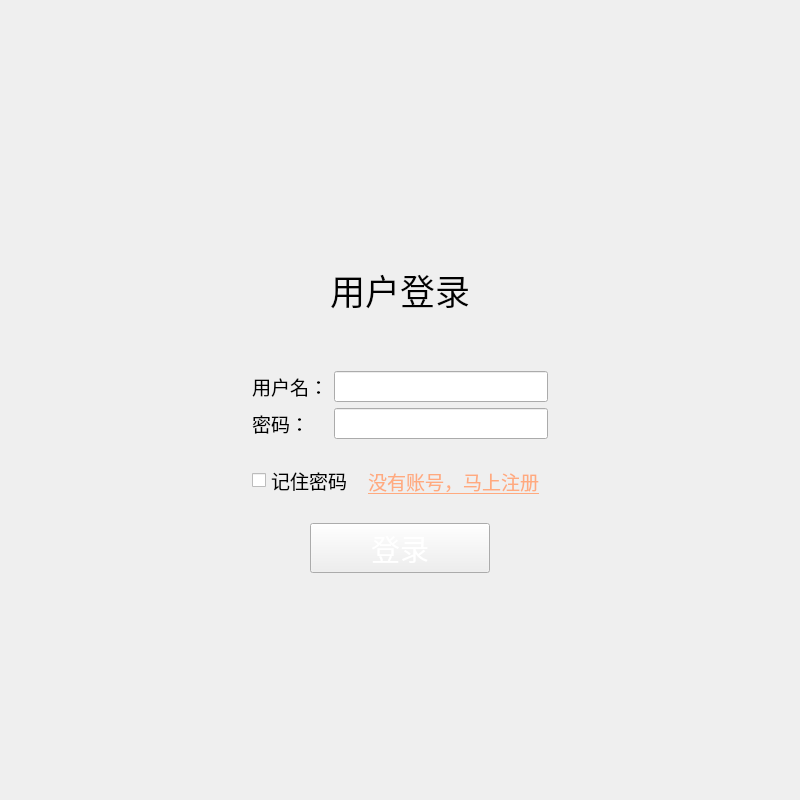
<?xml version="1.0" encoding="UTF-8"?>
<ui version="4.0">
 <class>Login</class>
 <widget class="QDialog" name="Login">
  <property name="geometry">
   <rect>
    <x>0</x>
    <y>0</y>
    <width>800</width>
    <height>800</height>
   </rect>
  </property>
  <property name="minimumSize">
   <size>
    <width>800</width>
    <height>800</height>
   </size>
  </property>
  <property name="windowTitle">
   <string>Dialog</string>
  </property>
  <layout class="QVBoxLayout" name="verticalLayout">
   <item>
    <widget class="TitleWidget" name="titleWidget" native="true"/>
   </item>
   <item>
    <widget class="QStackedWidget" name="stackedWidget">
     <property name="font">
      <font>
       <pointsize>14</pointsize>
      </font>
     </property>
     <property name="currentIndex">
      <number>0</number>
     </property>
     <widget class="QWidget" name="loginPage">
      <layout class="QVBoxLayout" name="verticalLayout_3">
       <item>
        <spacer name="verticalSpacer">
         <property name="orientation">
          <enum>Qt::Vertical</enum>
         </property>
         <property name="sizeHint" stdset="0">
          <size>
           <width>20</width>
           <height>40</height>
          </size>
         </property>
        </spacer>
       </item>
       <item>
        <widget class="QWidget" name="horizontalWidget" native="true">
         <layout class="QHBoxLayout" name="horizontalLayout_3">
          <item>
           <spacer name="horizontalSpacer_3">
            <property name="orientation">
             <enum>Qt::Horizontal</enum>
            </property>
            <property name="sizeHint" stdset="0">
             <size>
              <width>40</width>
              <height>20</height>
             </size>
            </property>
           </spacer>
          </item>
          <item>
           <widget class="QWidget" name="verticalWidget" native="true">
            <layout class="QVBoxLayout" name="verticalLayout_2">
             <item>
              <spacer name="verticalSpacer_4">
               <property name="orientation">
                <enum>Qt::Vertical</enum>
               </property>
               <property name="sizeHint" stdset="0">
                <size>
                 <width>20</width>
                 <height>40</height>
                </size>
               </property>
              </spacer>
             </item>
             <item>
              <widget class="QLabel" name="label">
               <property name="font">
                <font>
                 <family>楷体</family>
                 <pointsize>26</pointsize>
                </font>
               </property>
               <property name="text">
                <string>用户登录</string>
               </property>
               <property name="alignment">
                <set>Qt::AlignCenter</set>
               </property>
              </widget>
             </item>
             <item>
              <spacer name="verticalSpacer_3">
               <property name="orientation">
                <enum>Qt::Vertical</enum>
               </property>
               <property name="sizeHint" stdset="0">
                <size>
                 <width>20</width>
                 <height>40</height>
                </size>
               </property>
              </spacer>
             </item>
             <item>
              <widget class="QWidget" name="userMsgWidget" native="true">
               <layout class="QGridLayout" name="gridLayout">
                <item row="0" column="0">
                 <widget class="QLabel" name="label_2">
                  <property name="font">
                   <font>
                    <family>楷体</family>
                    <pointsize>14</pointsize>
                   </font>
                  </property>
                  <property name="text">
                   <string>用户名：</string>
                  </property>
                 </widget>
                </item>
                <item row="1" column="1">
                 <widget class="QLineEdit" name="pwdLogin">
                  <property name="echoMode">
                   <enum>QLineEdit::Password</enum>
                  </property>
                 </widget>
                </item>
                <item row="0" column="1">
                 <widget class="QLineEdit" name="userLogin"/>
                </item>
                <item row="1" column="0">
                 <widget class="QLabel" name="label_3">
                  <property name="font">
                   <font>
                    <family>楷体</family>
                    <pointsize>14</pointsize>
                   </font>
                  </property>
                  <property name="text">
                   <string>密码：</string>
                  </property>
                 </widget>
                </item>
               </layout>
              </widget>
             </item>
             <item>
              <widget class="QWidget" name="utilWidget" native="true">
               <layout class="QHBoxLayout" name="horizontalLayout">
                <item>
                 <widget class="QCheckBox" name="pwdCheckBoxLogin">
                  <property name="font">
                   <font>
                    <family>楷体</family>
                    <pointsize>14</pointsize>
                   </font>
                  </property>
                  <property name="text">
                   <string>记住密码</string>
                  </property>
                 </widget>
                </item>
                <item>
                 <widget class="QToolButton" name="toLogupBtn">
                  <property name="font">
                   <font>
                    <family>楷体</family>
                    <pointsize>14</pointsize>
                    <underline>true</underline>
                   </font>
                  </property>
                  <property name="styleSheet">
                   <string notr="true">color: rgb(255, 170, 127);</string>
                  </property>
                  <property name="text">
                   <string>没有账号，马上注册</string>
                  </property>
                  <property name="autoRaise">
                   <bool>true</bool>
                  </property>
                 </widget>
                </item>
               </layout>
              </widget>
             </item>
             <item>
              <widget class="QWidget" name="logBtnWidget" native="true">
               <layout class="QHBoxLayout" name="horizontalLayout_2">
                <item>
                 <spacer name="horizontalSpacer">
                  <property name="orientation">
                   <enum>Qt::Horizontal</enum>
                  </property>
                  <property name="sizeHint" stdset="0">
                   <size>
                    <width>40</width>
                    <height>20</height>
                   </size>
                  </property>
                 </spacer>
                </item>
                <item>
                 <widget class="QToolButton" name="loginBtn">
                  <property name="minimumSize">
                   <size>
                    <width>180</width>
                    <height>50</height>
                   </size>
                  </property>
                  <property name="font">
                   <font>
                    <family>楷体</family>
                    <pointsize>22</pointsize>
                   </font>
                  </property>
                  <property name="styleSheet">
                   <string notr="true">border-image: url(:/resc/images/balckButton.png);
color: rgb(255, 255, 255);</string>
                  </property>
                  <property name="text">
                   <string>登录</string>
                  </property>
                 </widget>
                </item>
                <item>
                 <spacer name="horizontalSpacer_2">
                  <property name="orientation">
                   <enum>Qt::Horizontal</enum>
                  </property>
                  <property name="sizeHint" stdset="0">
                   <size>
                    <width>40</width>
                    <height>20</height>
                   </size>
                  </property>
                 </spacer>
                </item>
               </layout>
              </widget>
             </item>
            </layout>
           </widget>
          </item>
          <item>
           <spacer name="horizontalSpacer_4">
            <property name="font">
             <font>
              <pointsize>14</pointsize>
             </font>
            </property>
            <property name="orientation">
             <enum>Qt::Horizontal</enum>
            </property>
            <property name="sizeHint" stdset="0">
             <size>
              <width>40</width>
              <height>20</height>
             </size>
            </property>
           </spacer>
          </item>
         </layout>
        </widget>
       </item>
       <item>
        <spacer name="verticalSpacer_2">
         <property name="orientation">
          <enum>Qt::Vertical</enum>
         </property>
         <property name="sizeHint" stdset="0">
          <size>
           <width>20</width>
           <height>40</height>
          </size>
         </property>
        </spacer>
       </item>
      </layout>
     </widget>
     <widget class="QWidget" name="logupPage">
      <layout class="QVBoxLayout" name="verticalLayout_5">
       <item>
        <spacer name="verticalSpacer_7">
         <property name="orientation">
          <enum>Qt::Vertical</enum>
         </property>
         <property name="sizeHint" stdset="0">
          <size>
           <width>20</width>
           <height>105</height>
          </size>
         </property>
        </spacer>
       </item>
       <item>
        <widget class="QWidget" name="horizontalWidget_2" native="true">
         <layout class="QHBoxLayout" name="horizontalLayout_5">
          <item>
           <spacer name="horizontalSpacer_7">
            <property name="orientation">
             <enum>Qt::Horizontal</enum>
            </property>
            <property name="sizeHint" stdset="0">
             <size>
              <width>40</width>
              <height>20</height>
             </size>
            </property>
           </spacer>
          </item>
          <item>
           <widget class="QWidget" name="verticalWidget_2" native="true">
            <layout class="QVBoxLayout" name="verticalLayout_4">
             <item>
              <spacer name="verticalSpacer_6">
               <property name="orientation">
                <enum>Qt::Vertical</enum>
               </property>
               <property name="sizeHint" stdset="0">
                <size>
                 <width>20</width>
                 <height>40</height>
                </size>
               </property>
              </spacer>
             </item>
             <item>
              <widget class="QLabel" name="label_4">
               <property name="font">
                <font>
                 <family>楷体</family>
                 <pointsize>26</pointsize>
                </font>
               </property>
               <property name="text">
                <string>用户注册</string>
               </property>
               <property name="alignment">
                <set>Qt::AlignCenter</set>
               </property>
              </widget>
             </item>
             <item>
              <spacer name="verticalSpacer_5">
               <property name="orientation">
                <enum>Qt::Vertical</enum>
               </property>
               <property name="sizeHint" stdset="0">
                <size>
                 <width>20</width>
                 <height>40</height>
                </size>
               </property>
              </spacer>
             </item>
             <item>
              <widget class="QWidget" name="logupMsgWidget" native="true">
               <layout class="QGridLayout" name="gridLayout_2">
                <item row="0" column="0">
                 <widget class="QLabel" name="label_5">
                  <property name="font">
                   <font>
                    <family>楷体</family>
                    <pointsize>14</pointsize>
                   </font>
                  </property>
                  <property name="text">
                   <string>用户名：</string>
                  </property>
                 </widget>
                </item>
                <item row="0" column="1">
                 <widget class="QLineEdit" name="userLogup"/>
                </item>
                <item row="1" column="0">
                 <widget class="QLabel" name="label_6">
                  <property name="font">
                   <font>
                    <family>楷体</family>
                    <pointsize>14</pointsize>
                   </font>
                  </property>
                  <property name="text">
                   <string>昵称：</string>
                  </property>
                 </widget>
                </item>
                <item row="1" column="1">
                 <widget class="QLineEdit" name="nicknameLogup"/>
                </item>
                <item row="2" column="0">
                 <widget class="QLabel" name="label_7">
                  <property name="font">
                   <font>
                    <family>楷体</family>
                    <pointsize>14</pointsize>
                   </font>
                  </property>
                  <property name="text">
                   <string>密码：</string>
                  </property>
                 </widget>
                </item>
                <item row="2" column="1">
                 <widget class="QLineEdit" name="pwdLogup">
                  <property name="echoMode">
                   <enum>QLineEdit::Password</enum>
                  </property>
                 </widget>
                </item>
                <item row="3" column="0">
                 <widget class="QLabel" name="label_8">
                  <property name="font">
                   <font>
                    <family>楷体</family>
                    <pointsize>14</pointsize>
                   </font>
                  </property>
                  <property name="text">
                   <string>确认密码：</string>
                  </property>
                 </widget>
                </item>
                <item row="3" column="1">
                 <widget class="QLineEdit" name="confirmPwdLogup">
                  <property name="echoMode">
                   <enum>QLineEdit::Password</enum>
                  </property>
                 </widget>
                </item>
                <item row="4" column="0">
                 <widget class="QLabel" name="label_9">
                  <property name="font">
                   <font>
                    <family>楷体</family>
                    <pointsize>14</pointsize>
                   </font>
                  </property>
                  <property name="text">
                   <string>邮箱：</string>
                  </property>
                 </widget>
                </item>
                <item row="4" column="1">
                 <widget class="QLineEdit" name="emailLogup"/>
                </item>
               </layout>
              </widget>
             </item>
             <item>
              <widget class="QWidget" name="utilWidget_2" native="true">
               <layout class="QHBoxLayout" name="horizontalLayout_4">
                <item>
                 <spacer name="horizontalSpacer_5">
                  <property name="orientation">
                   <enum>Qt::Horizontal</enum>
                  </property>
                  <property name="sizeHint" stdset="0">
                   <size>
                    <width>40</width>
                    <height>20</height>
                   </size>
                  </property>
                 </spacer>
                </item>
                <item>
                 <widget class="QToolButton" name="logupBtn">
                  <property name="minimumSize">
                   <size>
                    <width>200</width>
                    <height>50</height>
                   </size>
                  </property>
                  <property name="font">
                   <font>
                    <family>楷体</family>
                    <pointsize>22</pointsize>
                   </font>
                  </property>
                  <property name="styleSheet">
                   <string notr="true">border-image: url(:/resc/images/balckButton.png);
color: rgb(255, 255, 255);</string>
                  </property>
                  <property name="text">
                   <string>注册</string>
                  </property>
                 </widget>
                </item>
                <item>
                 <spacer name="horizontalSpacer_6">
                  <property name="orientation">
                   <enum>Qt::Horizontal</enum>
                  </property>
                  <property name="sizeHint" stdset="0">
                   <size>
                    <width>40</width>
                    <height>20</height>
                   </size>
                  </property>
                 </spacer>
                </item>
               </layout>
              </widget>
             </item>
            </layout>
           </widget>
          </item>
          <item>
           <spacer name="horizontalSpacer_8">
            <property name="orientation">
             <enum>Qt::Horizontal</enum>
            </property>
            <property name="sizeHint" stdset="0">
             <size>
              <width>40</width>
              <height>20</height>
             </size>
            </property>
           </spacer>
          </item>
         </layout>
        </widget>
       </item>
       <item>
        <spacer name="verticalSpacer_8">
         <property name="orientation">
          <enum>Qt::Vertical</enum>
         </property>
         <property name="sizeHint" stdset="0">
          <size>
           <width>20</width>
           <height>105</height>
          </size>
         </property>
        </spacer>
       </item>
      </layout>
     </widget>
     <widget class="QWidget" name="configPage">
      <layout class="QHBoxLayout" name="horizontalLayout_7">
       <item>
        <spacer name="horizontalSpacer_11">
         <property name="orientation">
          <enum>Qt::Horizontal</enum>
         </property>
         <property name="sizeHint" stdset="0">
          <size>
           <width>122</width>
           <height>20</height>
          </size>
         </property>
        </spacer>
       </item>
       <item>
        <widget class="QWidget" name="widget" native="true">
         <layout class="QVBoxLayout" name="verticalLayout_6">
          <item>
           <spacer name="verticalSpacer_10">
            <property name="orientation">
             <enum>Qt::Vertical</enum>
            </property>
            <property name="sizeHint" stdset="0">
             <size>
              <width>20</width>
              <height>40</height>
             </size>
            </property>
           </spacer>
          </item>
          <item>
           <widget class="QLabel" name="label_10">
            <property name="font">
             <font>
              <family>楷体</family>
              <pointsize>26</pointsize>
             </font>
            </property>
            <property name="text">
             <string>服务器配置</string>
            </property>
            <property name="alignment">
             <set>Qt::AlignCenter</set>
            </property>
           </widget>
          </item>
          <item>
           <spacer name="verticalSpacer_11">
            <property name="orientation">
             <enum>Qt::Vertical</enum>
            </property>
            <property name="sizeHint" stdset="0">
             <size>
              <width>20</width>
              <height>40</height>
             </size>
            </property>
           </spacer>
          </item>
          <item>
           <widget class="QWidget" name="widget_2" native="true">
            <layout class="QGridLayout" name="gridLayout_3">
             <item row="0" column="0">
              <widget class="QLabel" name="label_11">
               <property name="font">
                <font>
                 <family>楷体</family>
                 <pointsize>18</pointsize>
                </font>
               </property>
               <property name="text">
                <string>服务器地址：</string>
               </property>
              </widget>
             </item>
             <item row="0" column="1">
              <widget class="QLineEdit" name="serverIp"/>
             </item>
             <item row="2" column="1">
              <widget class="QLineEdit" name="serverPort"/>
             </item>
             <item row="2" column="0">
              <widget class="QLabel" name="label_12">
               <property name="font">
                <font>
                 <family>楷体</family>
                 <pointsize>18</pointsize>
                </font>
               </property>
               <property name="text">
                <string>服务器端口：</string>
               </property>
              </widget>
             </item>
             <item row="1" column="0">
              <spacer name="spacer">
               <property name="orientation">
                <enum>Qt::Vertical</enum>
               </property>
               <property name="sizeType">
                <enum>QSizePolicy::Fixed</enum>
               </property>
               <property name="sizeHint" stdset="0">
                <size>
                 <width>20</width>
                 <height>20</height>
                </size>
               </property>
              </spacer>
             </item>
            </layout>
           </widget>
          </item>
          <item>
           <spacer name="verticalSpacer_12">
            <property name="orientation">
             <enum>Qt::Vertical</enum>
            </property>
            <property name="sizeType">
             <enum>QSizePolicy::Expanding</enum>
            </property>
            <property name="sizeHint" stdset="0">
             <size>
              <width>20</width>
              <height>30</height>
             </size>
            </property>
           </spacer>
          </item>
          <item>
           <widget class="QWidget" name="widget_3" native="true">
            <layout class="QHBoxLayout" name="horizontalLayout_6">
             <item>
              <spacer name="horizontalSpacer_9">
               <property name="orientation">
                <enum>Qt::Horizontal</enum>
               </property>
               <property name="sizeHint" stdset="0">
                <size>
                 <width>40</width>
                 <height>20</height>
                </size>
               </property>
              </spacer>
             </item>
             <item>
              <widget class="QToolButton" name="configBtn">
               <property name="minimumSize">
                <size>
                 <width>200</width>
                 <height>50</height>
                </size>
               </property>
               <property name="font">
                <font>
                 <family>楷体</family>
                 <pointsize>22</pointsize>
                </font>
               </property>
               <property name="styleSheet">
                <string notr="true">border-image: url(:/resc/images/balckButton.png);
color: rgb(255, 255, 255);</string>
               </property>
               <property name="text">
                <string>确定</string>
               </property>
              </widget>
             </item>
             <item>
              <spacer name="horizontalSpacer_10">
               <property name="orientation">
                <enum>Qt::Horizontal</enum>
               </property>
               <property name="sizeHint" stdset="0">
                <size>
                 <width>40</width>
                 <height>20</height>
                </size>
               </property>
              </spacer>
             </item>
            </layout>
           </widget>
          </item>
          <item>
           <spacer name="verticalSpacer_13">
            <property name="orientation">
             <enum>Qt::Vertical</enum>
            </property>
            <property name="sizeHint" stdset="0">
             <size>
              <width>20</width>
              <height>40</height>
             </size>
            </property>
           </spacer>
          </item>
         </layout>
        </widget>
       </item>
       <item>
        <spacer name="horizontalSpacer_12">
         <property name="orientation">
          <enum>Qt::Horizontal</enum>
         </property>
         <property name="sizeHint" stdset="0">
          <size>
           <width>122</width>
           <height>20</height>
          </size>
         </property>
        </spacer>
       </item>
      </layout>
     </widget>
    </widget>
   </item>
  </layout>
 </widget>
 <customwidgets>
  <customwidget>
   <class>TitleWidget</class>
   <extends>QWidget</extends>
   <header location="global">toolswt/titlewidget.h</header>
   <container>1</container>
  </customwidget>
 </customwidgets>
 <tabstops>
  <tabstop>userLogin</tabstop>
  <tabstop>pwdLogin</tabstop>
  <tabstop>loginBtn</tabstop>
  <tabstop>pwdCheckBoxLogin</tabstop>
  <tabstop>toLogupBtn</tabstop>
  <tabstop>userLogup</tabstop>
  <tabstop>nicknameLogup</tabstop>
  <tabstop>pwdLogup</tabstop>
  <tabstop>confirmPwdLogup</tabstop>
  <tabstop>emailLogup</tabstop>
  <tabstop>logupBtn</tabstop>
  <tabstop>serverIp</tabstop>
  <tabstop>serverPort</tabstop>
  <tabstop>configBtn</tabstop>
 </tabstops>
 <resources/>
 <connections/>
</ui>
